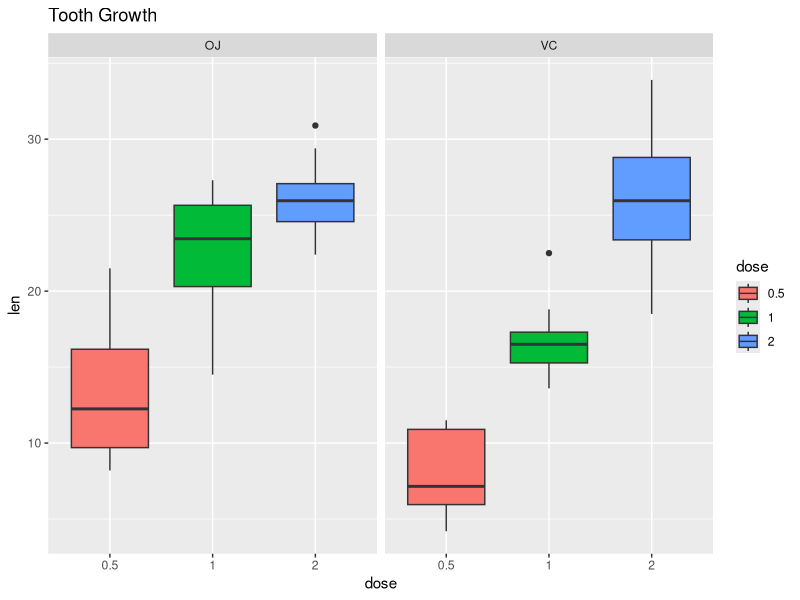

This figure's R source: (Note: this script raises an error after producing the figure.)
## ---- chunk 1
knitr::opts_chunk$set(echo = TRUE)
## ---- chunk 2
library(datasets)
library(ggplot2)
## ---- chunk 3
summary(ToothGrowth)
## ---- chunk 4
ggplot(ToothGrowth, aes(x=factor(dose), y=len, fill=factor(dose))) + geom_boxplot() + facet_wrap(~supp)+xlab("dose") + ylab("len") + ggtitle("Tooth Growth") + labs(fill="dose")
	
## ---- chunk 5
ToothGrowth_05_10 <- ToothGrowth[ToothGrowth$dose %in% c(0.5,1.0),]
ToothGrowth_10_20 <- ToothGrowth[ToothGrowth$dose %in% c(1.0,2.0),]
ToothGrowth_05_20 <- ToothGrowth[ToothGrowth$dose %in% c(0.5,2.0),]
## ---- chunk 6
t.test(data=ToothGrowth_05_10, len ~ dose, paired=FALSE)
t.test(data=ToothGrowth_10_20, len ~ dose, paired=FALSE)
t.test(data=ToothGrowth_05_20, len ~ dose, paired=FALSE)
